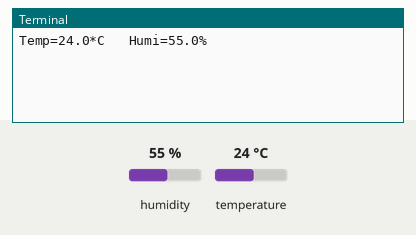
The program below on a simulated Raspberry Pi (BCM pin numbers). Parts: the last lines printed to the terminal. Inputs (shaded band) come from the test bench; at power-on: humidity 55 %, temperature 24 °C. The clock reads 2024-03-15 10:24:30 at power-on unless the program sets it; databases and web services accept everything at once and return nothing.

Above: at 1.2 s.
1.3 s: humidity set to 22 %
At 11.8 s:
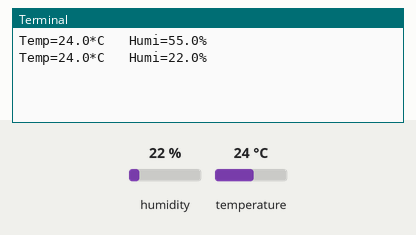
12.0 s: temperature set to 12 °C
At 22.4 s:
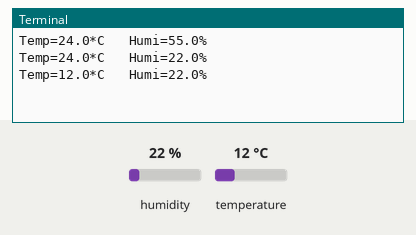
22.7 s: humidity set to 40 %
At 32.6 s:
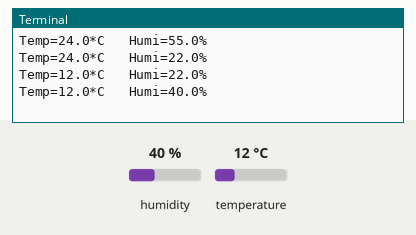
Timing chart, 0 to 34.1 s (numbered marks = the images above; inputs shaded):
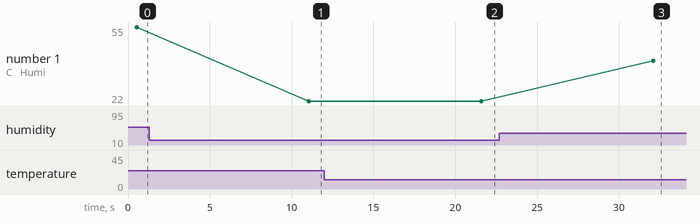

Measured:
- after the input at 1.3 s, the terminal: prints a new line after 9.8 s (image 1)
- after the input at 12.0 s, the terminal: prints a new line after 9.6 s (image 2)
- after the input at 22.7 s, the terminal: prints a new line after 9.4 s (image 3)
- plotted number 1: 55 → 22 after the input at 1.3 s, 22 → 40 after the input at 22.7 s

The program:

collect_py.py
```python
import sys
import time
from datetime import datetime
import Adafruit_DHT
import pymysql
import RPi.GPIO as GPIO

sensor = Adafruit_DHT.DHT11
pin = 4                      # 라즈베리파이에 연결된 핀을 2번 핀으로 설정한다.
sensor_id = "HOME"           # 센서 ID
# DB 접속 정보
conn = pymysql.connect(host = "localhost",
                       user = "*****",
                       passwd = "*****",
                       db = "project_db")

try :
    with conn.cursor() as cur:
        sql = "INSERT INTO collect_data VALUES(%s, %s, %s, %s)"
        while True:
            humi, temp = Adafruit_DHT.read_retry(sensor, pin)   # 센서 값을 읽어 humi 와 temp 변수에 저장
            if humi is not None and temp is not None:    # humi 와 temp 변수에 값을 정상적으로 읽어올 경우
                print('Temp={0:0.1f}*C   Humi={1:0.1f}%'.format(temp, humi))      # 포맷 형식에 맞게 출력
                # DB
                cur.execute(sql, (sensor_id, temp, humi, datetime.now()))
                conn.commit()
            else:
                print("Failed to get reading.")     # 값에 오류가 있을 경우 print

            time.sleep(10)       # 10초에 한번식 동작

except KeyboardInterrupt:
    exit()

except Exception as e:
    print("err : " + e)

finally:
    conn.close()
```
